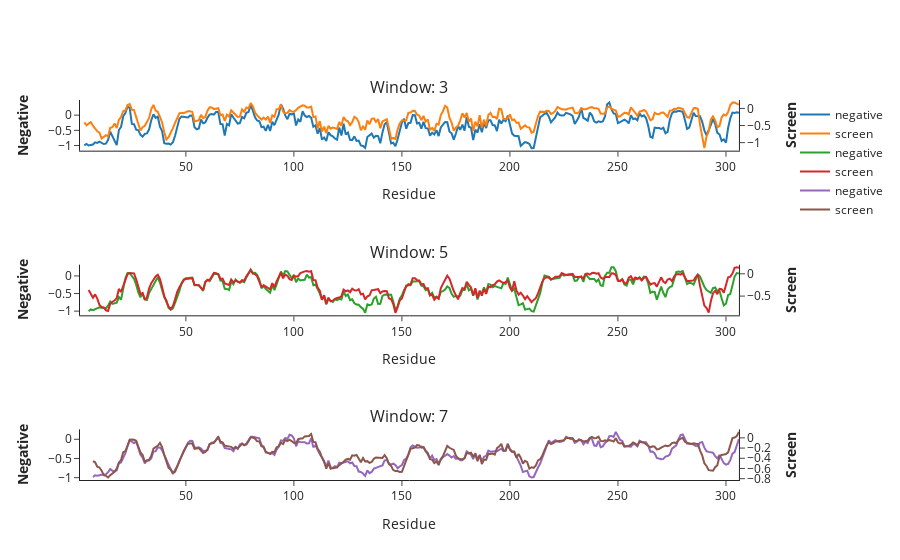

Notebook code for this chart:
### Code cell
fig = make_subplots(specs=[[{"secondary_y": True}],
                          [{"secondary_y": True}],
                          [{"secondary_y": True}]],
        rows=3, cols=1, vertical_spacing=0.3, 
        subplot_titles=("Window: 3", "Window: 5", "Window: 7"))

for ind, x in enumerate([3,5, 7]):
# Add traces
    fig.add_trace(
        go.Scatter(x=rsa['site'], 
                   y=all_residues.loc[negative].mean().rolling(x).mean(), 
                   name="negative",
                   mode='lines'),
        secondary_y=False, row = ind+1, col = 1
    )

    fig.add_trace(
        go.Scatter(x=rsa['site'], 
                   y=rsa['Protease activity'].rolling(x).mean(), 
                   name="screen",
                   mode='lines'),
        secondary_y=True,  row = ind+1, col = 1
    )

    # Add figure title

    # Set x-axis title
    fig.update_xaxes(title_text="Residue")
    fig.update_layout(dict(
    template="simple_white",
        xaxis=dict(ticks="outside", showline=True),
        yaxis=dict(ticks="outside", showline=True)))
    # Set y-axes titles
    fig.update_yaxes(title_text="<b>Negative</b>", secondary_y=False)
    fig.update_yaxes(title_text="<b>Screen</b>", secondary_y=True)
    fig.update_layout({
            'plot_bgcolor': 'rgba(255,255,255, 0.7)',
            'paper_bgcolor': 'rgba(0, 0, 0, 0)',
            })

fig.show()
# offline.plot(fig, filename = fig_folder+'rolling_average_negative_screen.html')
# fig.write_image(fig_folder+"rolling_average_negative_screen.pdf")

### Figure 1 — Plotly figure (JSON) as saved in the notebook; plotly's stock layout.template omitted (floating-point values rounded to 4 significant figures; data arrays with more than 128 entries replaced by an {"elided": "..."} marker saying what was removed)
{"data": [{"mode": "lines", "name": "negative", "type": "scatter", "x": {"elided": "306 int values"}, "xaxis": "x", "y": {"elided": "306 float values"}, "yaxis": "y"}, {"mode": "lines", "name": "screen", "type": "scatter", "x": {"elided": "306 int values"}, "xaxis": "x", "y": {"elided": "306 float values"}, "yaxis": "y2"}, {"mode": "lines", "name": "negative", "type": "scatter", "x": {"elided": "306 int values"}, "xaxis": "x2", "y": {"elided": "306 float values"}, "yaxis": "y3"}, {"mode": "lines", "name": "screen", "type": "scatter", "x": {"elided": "306 int values"}, "xaxis": "x2", "y": {"elided": "306 float values"}, "yaxis": "y4"}, {"mode": "lines", "name": "negative", "type": "scatter", "x": {"elided": "306 int values"}, "xaxis": "x3", "y": {"elided": "306 float values"}, "yaxis": "y5"}, {"mode": "lines", "name": "screen", "type": "scatter", "x": {"elided": "306 int values"}, "xaxis": "x3", "y": {"elided": "306 float values"}, "yaxis": "y6"}], "layout": {"annotations": [{"font": {"size": 16}, "showarrow": false, "text": "Window: 3", "x": 0.47, "xanchor": "center", "xref": "paper", "y": 1, "yanchor": "bottom", "yref": "paper"}, {"font": {"size": 16}, "showarrow": false, "text": "Window: 5", "x": 0.47, "xanchor": "center", "xref": "paper", "y": 0.5667, "yanchor": "bottom", "yref": "paper"}, {"font": {"size": 16}, "showarrow": false, "text": "Window: 7", "x": 0.47, "xanchor": "center", "xref": "paper", "y": 0.1333, "yanchor": "bottom", "yref": "paper"}], "paper_bgcolor": "rgba(0, 0, 0, 0)", "plot_bgcolor": "rgba(255,255,255, 0.7)", "xaxis": {"anchor": "y", "domain": [0, 0.94], "showline": true, "ticks": "outside", "title": {"text": "Residue"}}, "xaxis2": {"anchor": "y3", "domain": [0, 0.94], "title": {"text": "Residue"}}, "xaxis3": {"anchor": "y5", "domain": [0, 0.94], "title": {"text": "Residue"}}, "yaxis": {"anchor": "x", "domain": [0.8667, 1], "showline": true, "ticks": "outside", "title": {"text": "<b>Negative</b>"}}, "yaxis2": {"anchor": "x", "overlaying": "y", "side": "right", "title": {"text": "<b>Screen</b>"}}, "yaxis3": {"anchor": "x2", "domain": [0.4333, 0.5667], "title": {"text": "<b>Negative</b>"}}, "yaxis4": {"anchor": "x2", "overlaying": "y3", "side": "right", "title": {"text": "<b>Screen</b>"}}, "yaxis5": {"anchor": "x3", "domain": [0, 0.1333], "title": {"text": "<b>Negative</b>"}}, "yaxis6": {"anchor": "x3", "overlaying": "y5", "side": "right", "title": {"text": "<b>Screen</b>"}}}}
